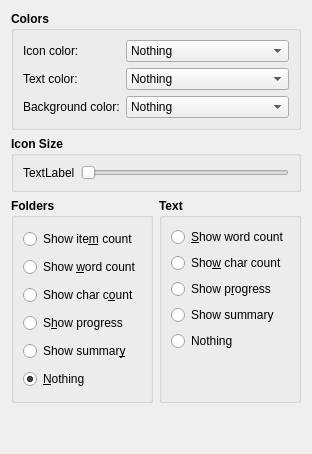
         <widget class="QWidget" name="tab">
          <attribute name="icon">
           <iconset theme="view-list-tree">
            <normaloff>.</normaloff>.</iconset>
          </attribute>
          <attribute name="title">
           <string>Tree</string>
          </attribute>
          <layout class="QVBoxLayout" name="verticalLayout_17">
           <item>
            <widget class="QGroupBox" name="groupBox_3">
             <property name="font">
              <font>
               <weight>75</weight>
               <bold>true</bold>
              </font>
             </property>
             <property name="title">
              <string>Colors</string>
             </property>
             <layout class="QFormLayout" name="formLayout">
              <property name="fieldGrowthPolicy">
               <enum>QFormLayout::ExpandingFieldsGrow</enum>
              </property>
              <item row="0" column="0">
               <widget class="QLabel" name="label_3">
                <property name="font">
                 <font>
                  <weight>50</weight>
                  <bold>false</bold>
                 </font>
                </property>
                <property name="text">
                 <string>Icon color:</string>
                </property>
               </widget>
              </item>
              <item row="0" column="1">
               <widget class="QComboBox" name="cmbTreeIcon">
                <property name="sizePolicy">
                 <sizepolicy hsizetype="Expanding" vsizetype="Fixed">
                  <horstretch>0</horstretch>
                  <verstretch>0</verstretch>
                 </sizepolicy>
                </property>
                <property name="font">
                 <font>
                  <weight>50</weight>
                  <bold>false</bold>
                 </font>
                </property>
                <item>
                 <property name="text">
                  <string>Nothing</string>
                 </property>
                </item>
                <item>
                 <property name="text">
                  <string>POV</string>
                 </property>
                </item>
                <item>
                 <property name="text">
                  <string>Label</string>
                 </property>
                </item>
                <item>
                 <property name="text">
                  <string>Progress</string>
                 </property>
                </item>
                <item>
                 <property name="text">
                  <string>Compile</string>
                 </property>
                </item>
               </widget>
              </item>
              <item row="1" column="0">
               <widget class="QLabel" name="label_4">
                <property name="font">
                 <font>
                  <weight>50</weight>
                  <bold>false</bold>
                 </font>
                </property>
                <property name="text">
                 <string>Text color:</string>
                </property>
               </widget>
              </item>
              <item row="1" column="1">
               <widget class="QComboBox" name="cmbTreeText">
                <property name="sizePolicy">
                 <sizepolicy hsizetype="Expanding" vsizetype="Fixed">
                  <horstretch>0</horstretch>
                  <verstretch>0</verstretch>
                 </sizepolicy>
                </property>
                <property name="font">
                 <font>
                  <weight>50</weight>
                  <bold>false</bold>
                 </font>
                </property>
                <item>
                 <property name="text">
                  <string>Nothing</string>
                 </property>
                </item>
                <item>
                 <property name="text">
                  <string>POV</string>
                 </property>
                </item>
                <item>
                 <property name="text">
                  <string>Label</string>
                 </property>
                </item>
                <item>
                 <property name="text">
                  <string>Progress</string>
                 </property>
                </item>
                <item>
                 <property name="text">
                  <string>Compile</string>
                 </property>
                </item>
               </widget>
              </item>
              <item row="2" column="0">
               <widget class="QLabel" name="label_5">
                <property name="font">
                 <font>
                  <weight>50</weight>
                  <bold>false</bold>
                 </font>
                </property>
                <property name="text">
                 <string>Background color:</string>
                </property>
               </widget>
              </item>
              <item row="2" column="1">
               <widget class="QComboBox" name="cmbTreeBackground">
                <property name="sizePolicy">
                 <sizepolicy hsizetype="Expanding" vsizetype="Fixed">
                  <horstretch>0</horstretch>
                  <verstretch>0</verstretch>
                 </sizepolicy>
                </property>
                <property name="font">
                 <font>
                  <weight>50</weight>
                  <bold>false</bold>
                 </font>
                </property>
                <item>
                 <property name="text">
                  <string>Nothing</string>
                 </property>
                </item>
                <item>
                 <property name="text">
                  <string>POV</string>
                 </property>
                </item>
                <item>
                 <property name="text">
                  <string>Label</string>
                 </property>
                </item>
                <item>
                 <property name="text">
                  <string>Progress</string>
                 </property>
                </item>
                <item>
                 <property name="text">
                  <string>Compile</string>
                 </property>
                </item>
               </widget>
              </item>
             </layout>
            </widget>
           </item>
           <item>
            <widget class="QGroupBox" name="groupBox_16">
             <property name="font">
              <font>
               <weight>75</weight>
               <bold>true</bold>
              </font>
             </property>
             <property name="title">
              <string>Icon Size</string>
             </property>
             <layout class="QHBoxLayout" name="horizontalLayout_11">
              <item>
               <widget class="QLabel" name="lblTreeIconSize">
                <property name="font">
                 <font>
                  <weight>50</weight>
                  <bold>false</bold>
                 </font>
                </property>
                <property name="text">
                 <string>TextLabel</string>
                </property>
               </widget>
              </item>
              <item>
               <widget class="QSlider" name="sldTreeIconSize">
                <property name="font">
                 <font>
                  <weight>50</weight>
                  <bold>false</bold>
                 </font>
                </property>
                <property name="minimum">
                 <number>16</number>
                </property>
                <property name="maximum">
                 <number>128</number>
                </property>
                <property name="orientation">
                 <enum>Qt::Horizontal</enum>
                </property>
               </widget>
              </item>
             </layout>
            </widget>
           </item>
           <item>
            <layout class="QHBoxLayout" name="horizontalLayout_9">
             <item>
              <widget class="QGroupBox" name="groupBox_8">
               <property name="font">
                <font>
                 <weight>75</weight>
                 <bold>true</bold>
                </font>
               </property>
               <property name="title">
                <string>Folders</string>
               </property>
               <layout class="QVBoxLayout" name="verticalLayout_15">
                <item>
                 <widget class="QRadioButton" name="rdoTreeItemCount">
                  <property name="font">
                   <font>
                    <weight>50</weight>
                    <bold>false</bold>
                   </font>
                  </property>
                  <property name="text">
                   <string>Show ite&amp;m count</string>
                  </property>
                 </widget>
                </item>
                <item>
                 <widget class="QRadioButton" name="rdoTreeWC">
                  <property name="font">
                   <font>
                    <weight>50</weight>
                    <bold>false</bold>
                   </font>
                  </property>
                  <property name="text">
                   <string>Show &amp;word count</string>
                  </property>
                 </widget>
                </item>
                <item>
                 <widget class="QRadioButton" name="rdoTreeCC">
                  <property name="font">
                   <font>
                    <weight>50</weight>
                    <bold>false</bold>
                   </font>
                  </property>
                  <property name="text">
                   <string>Show char c&amp;ount</string>
                  </property>
                 </widget>
                </item>
                <item>
                 <widget class="QRadioButton" name="rdoTreeProgress">
                  <property name="font">
                   <font>
                    <weight>50</weight>
                    <bold>false</bold>
                   </font>
                  </property>
                  <property name="text">
                   <string>S&amp;how progress</string>
                  </property>
                 </widget>
                </item>
                <item>
                 <widget class="QRadioButton" name="rdoTreeSummary">
                  <property name="font">
                   <font>
                    <weight>50</weight>
                    <bold>false</bold>
                   </font>
                  </property>
                  <property name="text">
                   <string>Show summar&amp;y</string>
                  </property>
                 </widget>
                </item>
                <item>
                 <widget class="QRadioButton" name="rdoTreeNothing">
                  <property name="font">
                   <font>
                    <weight>50</weight>
                    <bold>false</bold>
                   </font>
                  </property>
                  <property name="text">
                   <string>&amp;Nothing</string>
                  </property>
                  <property name="checked">
                   <bool>true</bool>
                  </property>
                 </widget>
                </item>
               </layout>
              </widget>
             </item>
             <item>
              <widget class="QGroupBox" name="groupBox_9">
               <property name="font">
                <font>
                 <weight>75</weight>
                 <bold>true</bold>
                </font>
               </property>
               <property name="title">
                <string>Text</string>
               </property>
               <layout class="QVBoxLayout" name="verticalLayout_16">
                <item>
                 <widget class="QRadioButton" name="rdoTreeTextWC">
                  <property name="font">
                   <font>
                    <weight>50</weight>
                    <bold>false</bold>
                   </font>
                  </property>
                  <property name="text">
                   <string>&amp;Show word count</string>
                  </property>
                 </widget>
                </item>
                <item>
                 <widget class="QRadioButton" name="rdoTreeTextCC">
                  <property name="font">
                   <font>
                    <weight>50</weight>
                    <bold>false</bold>
                   </font>
                  </property>
                  <property name="text">
                   <string>Sho&amp;w char count</string>
                  </property>
                 </widget>
                </item>
                <item>
                 <widget class="QRadioButton" name="rdoTreeTextProgress">
                  <property name="font">
                   <font>
                    <weight>50</weight>
                    <bold>false</bold>
                   </font>
                  </property>
                  <property name="text">
                   <string>Show p&amp;rogress</string>
                  </property>
                 </widget>
                </item>
                <item>
                 <widget class="QRadioButton" name="rdoTreeTextSummary">
                  <property name="font">
                   <font>
                    <weight>50</weight>
                    <bold>false</bold>
                   </font>
                  </property>
                  <property name="text">
                   <string>Show summary</string>
                  </property>
                 </widget>
                </item>
                <item>
                 <widget class="QRadioButton" name="rdoTreeTextNothing">
                  <property name="font">
                   <font>
                    <weight>50</weight>
                    <bold>false</bold>
                   </font>
                  </property>
                  <property name="text">
                   <string>Nothing</string>
                  </property>
                 </widget>
                </item>
                <item>
                 <spacer name="verticalSpacer_6">
                  <property name="font">
                   <font>
                    <weight>50</weight>
                    <bold>false</bold>
                   </font>
                  </property>
                  <property name="orientation">
                   <enum>Qt::Vertical</enum>
                  </property>
                  <property name="sizeHint" stdset="0">
                   <size>
                    <width>20</width>
                    <height>40</height>
                   </size>
                  </property>
                 </spacer>
                </item>
               </layout>
               <zorder>rdoTreeTextCC</zorder>
               <zorder>rdoTreeTextWC</zorder>
               <zorder>rdoTreeTextProgress</zorder>
               <zorder>rdoTreeTextSummary</zorder>
               <zorder>rdoTreeTextNothing</zorder>
              </widget>
             </item>
            </layout>
           </item>
           <item>
            <spacer name="verticalSpacer_3">
             <property name="orientation">
              <enum>Qt::Vertical</enum>
             </property>
             <property name="sizeHint" stdset="0">
              <size>
               <width>20</width>
               <height>40</height>
              </size>
             </property>
            </spacer>
           </item>
          </layout>
         </widget>
